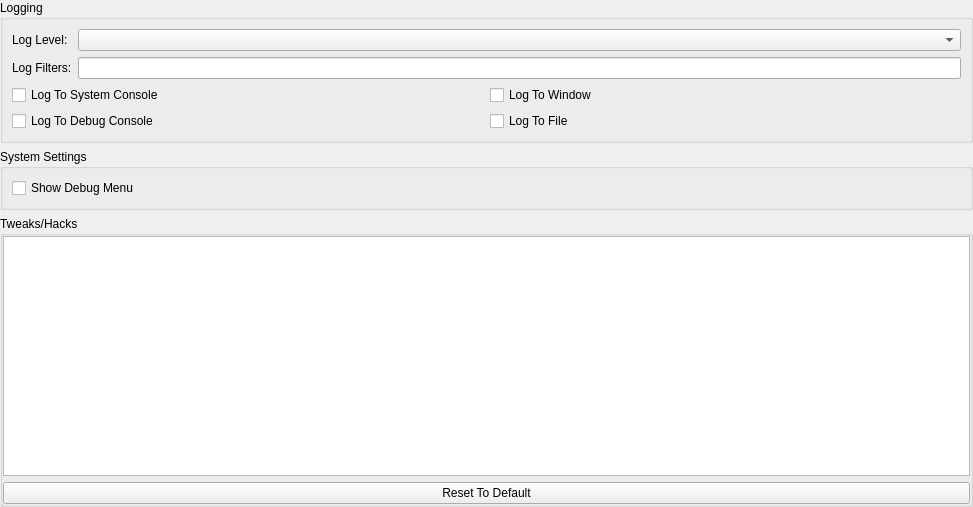
<?xml version="1.0" encoding="UTF-8"?>
<ui version="4.0">
 <class>AdvancedSettingsWidget</class>
 <widget class="QWidget" name="AdvancedSettingsWidget">
  <property name="geometry">
   <rect>
    <x>0</x>
    <y>0</y>
    <width>973</width>
    <height>507</height>
   </rect>
  </property>
  <property name="windowTitle">
   <string>Form</string>
  </property>
  <layout class="QVBoxLayout" name="verticalLayout_4">
   <property name="leftMargin">
    <number>0</number>
   </property>
   <property name="topMargin">
    <number>0</number>
   </property>
   <property name="rightMargin">
    <number>0</number>
   </property>
   <property name="bottomMargin">
    <number>0</number>
   </property>
   <item>
    <widget class="QGroupBox" name="groupBox_4">
     <property name="title">
      <string>Logging</string>
     </property>
     <layout class="QVBoxLayout" name="verticalLayout_3">
      <item>
       <layout class="QFormLayout" name="formLayout_4">
        <item row="0" column="0">
         <widget class="QLabel" name="label">
          <property name="text">
           <string>Log Level:</string>
          </property>
         </widget>
        </item>
        <item row="0" column="1">
         <widget class="QComboBox" name="logLevel"/>
        </item>
        <item row="1" column="0">
         <widget class="QLabel" name="label_2">
          <property name="text">
           <string>Log Filters:</string>
          </property>
         </widget>
        </item>
        <item row="1" column="1">
         <widget class="QLineEdit" name="logFilter"/>
        </item>
       </layout>
      </item>
      <item>
       <layout class="QGridLayout" name="gridLayout_2">
        <item row="0" column="0">
         <widget class="QCheckBox" name="logToConsole">
          <property name="text">
           <string>Log To System Console</string>
          </property>
         </widget>
        </item>
        <item row="0" column="1">
         <widget class="QCheckBox" name="logToWindow">
          <property name="text">
           <string>Log To Window</string>
          </property>
         </widget>
        </item>
        <item row="1" column="0">
         <widget class="QCheckBox" name="logToDebug">
          <property name="text">
           <string>Log To Debug Console</string>
          </property>
         </widget>
        </item>
        <item row="1" column="1">
         <widget class="QCheckBox" name="logToFile">
          <property name="text">
           <string>Log To File</string>
          </property>
         </widget>
        </item>
       </layout>
      </item>
     </layout>
    </widget>
   </item>
   <item>
    <widget class="QGroupBox" name="groupBox_2">
     <property name="title">
      <string>System Settings</string>
     </property>
     <layout class="QGridLayout" name="formLayout">
      <item row="0" column="0">
       <widget class="QCheckBox" name="showDebugMenu">
        <property name="text">
         <string>Show Debug Menu</string>
        </property>
       </widget>
      </item>
     </layout>
    </widget>
   </item>
   <item>
    <widget class="QGroupBox" name="groupBox_3">
     <property name="title">
      <string>Tweaks/Hacks</string>
     </property>
     <layout class="QGridLayout" name="gridLayout">
      <property name="leftMargin">
       <number>0</number>
      </property>
      <property name="topMargin">
       <number>0</number>
      </property>
      <property name="rightMargin">
       <number>0</number>
      </property>
      <property name="bottomMargin">
       <number>0</number>
      </property>
      <item row="0" column="0">
       <widget class="QTableWidget" name="tweakOptionTable">
        <property name="cornerButtonEnabled">
         <bool>false</bool>
        </property>
        <attribute name="horizontalHeaderVisible">
         <bool>false</bool>
        </attribute>
        <attribute name="verticalHeaderVisible">
         <bool>false</bool>
        </attribute>
        <column>
         <property name="text">
          <string>Option</string>
         </property>
        </column>
        <column>
         <property name="text">
          <string>Value</string>
         </property>
        </column>
       </widget>
      </item>
      <item row="1" column="0">
       <widget class="QPushButton" name="resetToDefaultButton">
        <property name="text">
         <string>Reset To Default</string>
        </property>
       </widget>
      </item>
     </layout>
    </widget>
   </item>
  </layout>
 </widget>
 <resources>
  <include location="resources/resources.qrc"/>
 </resources>
 <connections/>
</ui>
